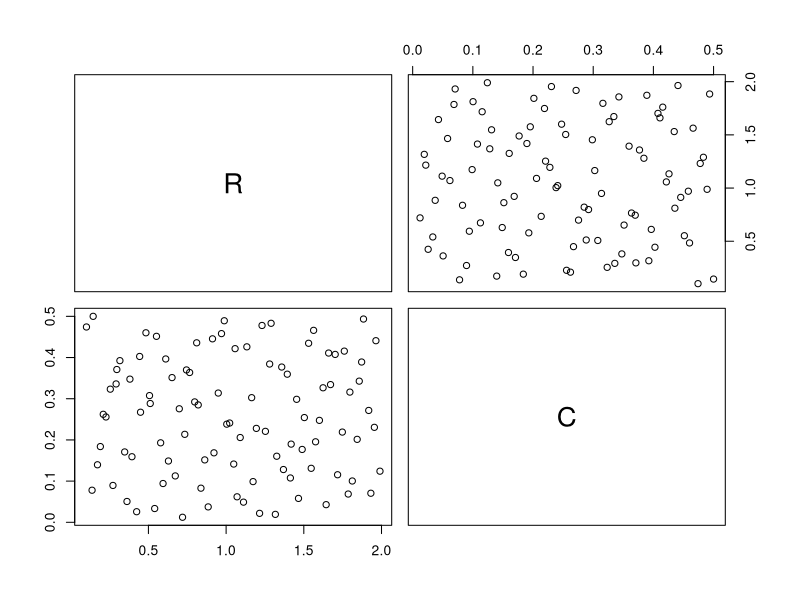
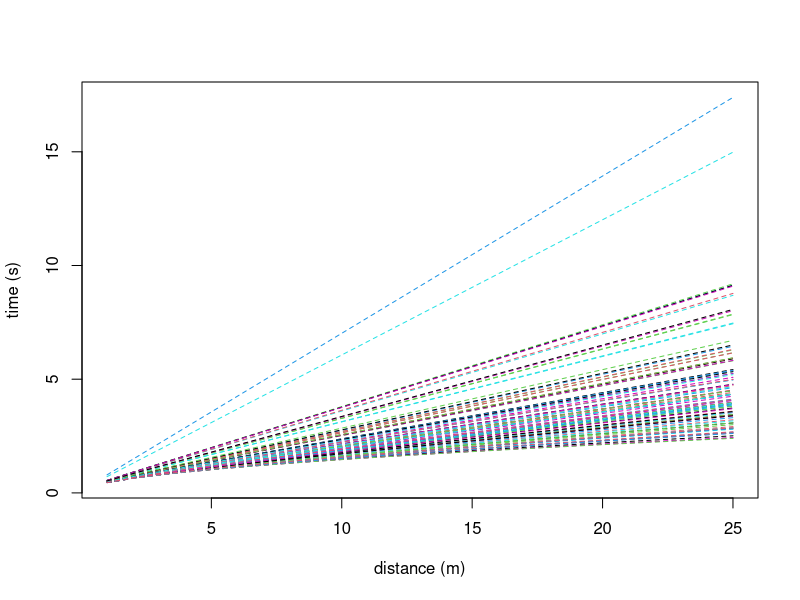

Write R code to recreate these figures, in order. (Note: this script raises an error after producing the figures.)
## ---- chunk 1
t_at_d = function(C,d,R,g){
  (acosh(exp(C*d/R)))/(sqrt(C*g/R))
}

# number of x inputs
p.x = 2
# number of simulations
m = 98

# sim data
set.seed(11)
# create design over (R,C) on [0,1]
X.sim = lhs::create_oalhs(m,p.x,T,F)
# put inputs on physically relavant scale
X.range = matrix(c(.1,2,.01,.5),nrow=p.x,ncol=2,byrow = T)
X.sim[,1] = X.sim[,1] * (X.range[1,2]-X.range[1,1]) + X.range[1,1]
X.sim[,2] = X.sim[,2] * (X.range[2,2]-X.range[2,1]) + X.range[2,1]
plot.sample = sample(1:m,min(m,1000))
pairs(X.sim[plot.sample,],labels = c('R','C'))

# generate simulations
y.ind.sim = as.matrix(seq(1,25,1)) # distance (meters)
Y.sim = matrix(nrow=length(y.ind.sim),ncol=m)
for(i in 1:m){
  Y.sim[,i] = t_at_d(C=X.sim[i,2],d=y.ind.sim,R=X.sim[i,1],g=9.8)
}
matplot(Y.sim[,plot.sample],type='l',xlab='distance (m)',ylab='time (s)',lty=2)
## ---- chunk 2
flagp.data = flagp(X.sim = X.sim, Y.sim = Y.sim, n.pc = 2,
                   ls.m = 5, verbose=T) 
## ---- chunk 3
plot(flagp.data,xlab='time (s)',ylab='distance (m)')
## ---- chunk 4
set.seed(11)
n.pred = 101
X.pred = lhs::create_oalhs(n.pred,p.x,T,F)
X.pred[,1] = X.pred[,1] * (X.range[1,2]-X.range[1,1]) + X.range[1,1]
X.pred[,2] = X.pred[,2] * (X.range[2,2]-X.range[2,1]) + X.range[2,1]
Y.pred = matrix(nrow=length(y.ind.sim),ncol=nrow(X.pred))
for(i in 1:ncol(Y.pred)){
  Y.pred[,i] = (t_at_d(C=X.pred[i,2],d=y.ind.sim,R=X.pred[i,1],g=9.8))
}

flagp.pred = predict(flagp.data,
                     X.pred.orig=X.pred,
                     n.samples = 1000,
                     conf.int = T)
cat('pred time:',flagp.pred$pred.time[3],'s \n')
cat('RMSE:',mean(sqrt((flagp.pred$y.mean - Y.pred)^2)),'\n')
cat('MAPE:',median(100*abs((flagp.pred$y.mean - Y.pred)/Y.pred)),'\n')

plot.id = c(1,5,10)
matplot(Y.pred[,plot.id],type='l',col='black',lty=1,xlab='distance (m)',ylab='time (s)')
matplot(flagp.pred$y.mean[,plot.id],type='l',lty=1,col='darkorange',add=T)
matplot(flagp.pred$y.conf.int[1,,plot.id],type='l',lty=2,col='lightblue',add=T)
matplot(flagp.pred$y.conf.int[2,,plot.id],type='l',lty=2,col='lightblue',add=T)
